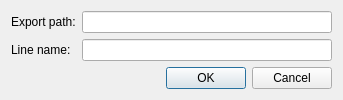
<?xml version="1.0" encoding="UTF-8"?>
<ui version="4.0">
 <class>BLMFrequenciesDialog</class>
 <widget class="QDialog" name="BLMFrequenciesDialog">
  <property name="geometry">
   <rect>
    <x>0</x>
    <y>0</y>
    <width>343</width>
    <height>95</height>
   </rect>
  </property>
  <property name="windowTitle">
   <string>Dialog</string>
  </property>
  <layout class="QGridLayout" name="gridLayout">
   <item row="0" column="0">
    <widget class="QLabel" name="label">
     <property name="text">
      <string>Export path:</string>
     </property>
    </widget>
   </item>
   <item row="0" column="1">
    <widget class="QLineEdit" name="lePath"/>
   </item>
   <item row="1" column="0">
    <widget class="QLabel" name="label_2">
     <property name="text">
      <string>Line name:</string>
     </property>
    </widget>
   </item>
   <item row="1" column="1">
    <widget class="QLineEdit" name="leLine"/>
   </item>
   <item row="2" column="0" colspan="2">
    <widget class="QDialogButtonBox" name="buttonBox">
     <property name="orientation">
      <enum>Qt::Horizontal</enum>
     </property>
     <property name="standardButtons">
      <set>QDialogButtonBox::Cancel|QDialogButtonBox::Ok</set>
     </property>
    </widget>
   </item>
  </layout>
 </widget>
 <resources/>
 <connections>
  <connection>
   <sender>buttonBox</sender>
   <signal>accepted()</signal>
   <receiver>BLMFrequenciesDialog</receiver>
   <slot>accept()</slot>
   <hints>
    <hint type="sourcelabel">
     <x>248</x>
     <y>254</y>
    </hint>
    <hint type="destinationlabel">
     <x>157</x>
     <y>274</y>
    </hint>
   </hints>
  </connection>
  <connection>
   <sender>buttonBox</sender>
   <signal>rejected()</signal>
   <receiver>BLMFrequenciesDialog</receiver>
   <slot>reject()</slot>
   <hints>
    <hint type="sourcelabel">
     <x>316</x>
     <y>260</y>
    </hint>
    <hint type="destinationlabel">
     <x>286</x>
     <y>274</y>
    </hint>
   </hints>
  </connection>
 </connections>
</ui>
